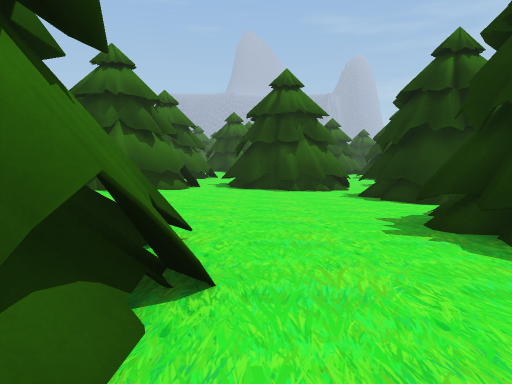
view 1 (above)

19 first-person views from a walk through a scene from a Unity 3-D project. The camera is 1.2 m above the floor, tilts 6° down and sees 75° across. The floor is counted in squares, 2 m on a side. Each view is taken from the middle of a square. On the plan, view 1 faces up. The plan holds only what a view shows up to about 10 squares ahead; the rest is blank. The place goes on beyond the plan. The player is left out. Some animated figures are not drawn.

view 2
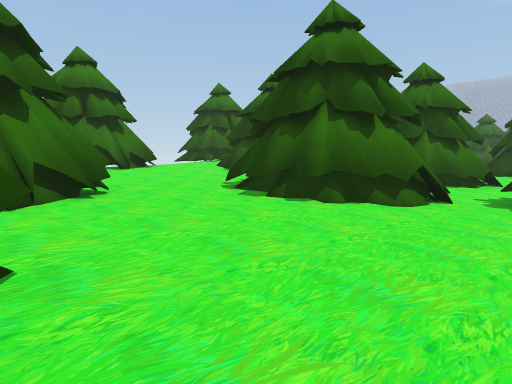

view 3
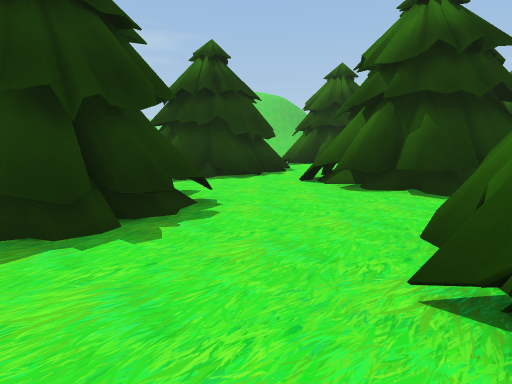

view 4
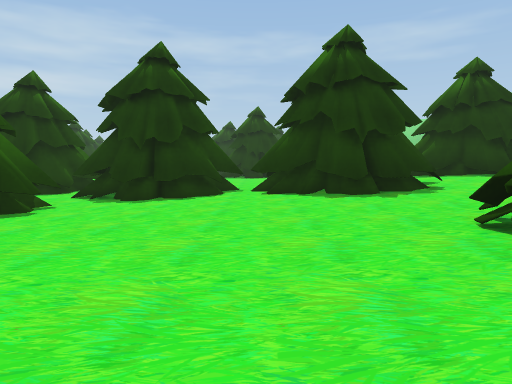

view 5
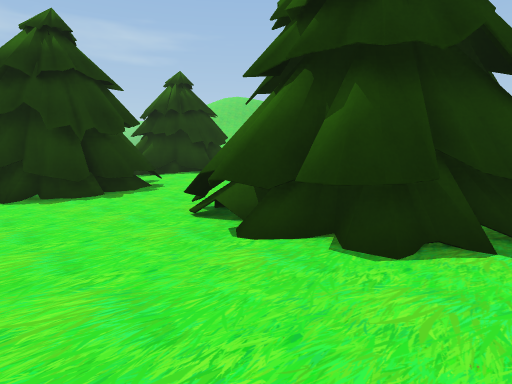

view 6
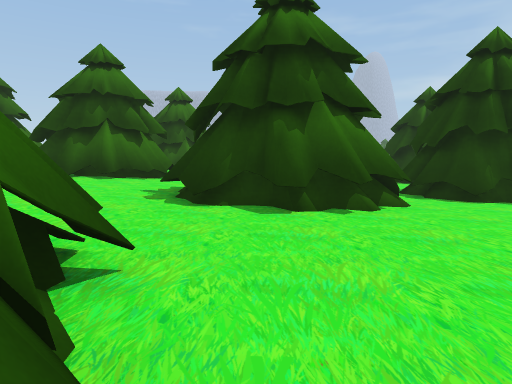

view 7
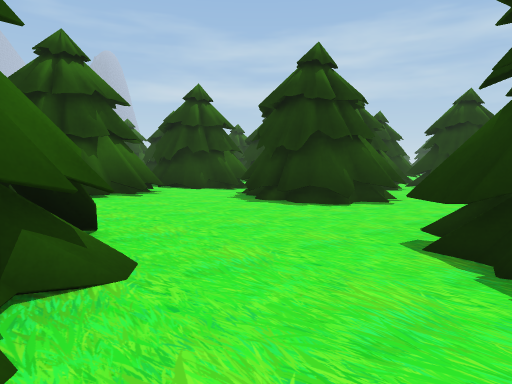

view 8
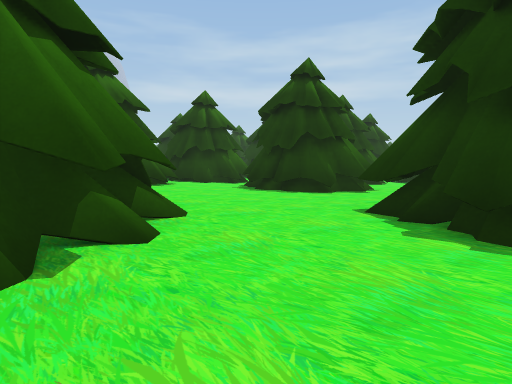

view 9
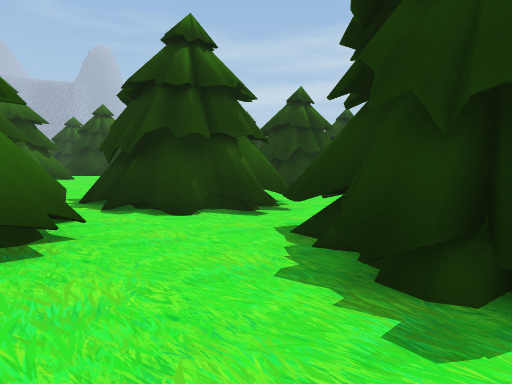

view 10
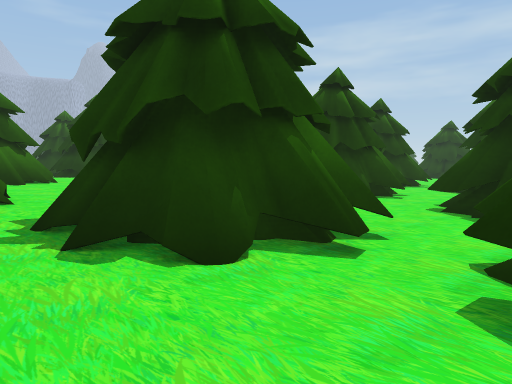

view 11
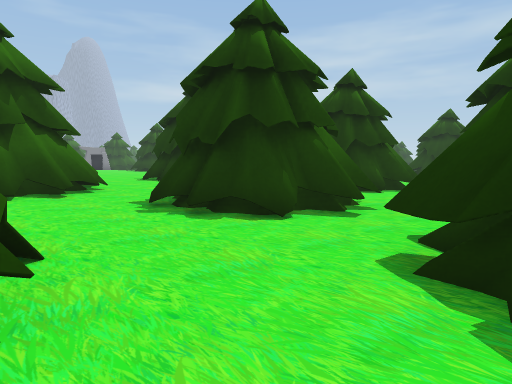

view 12
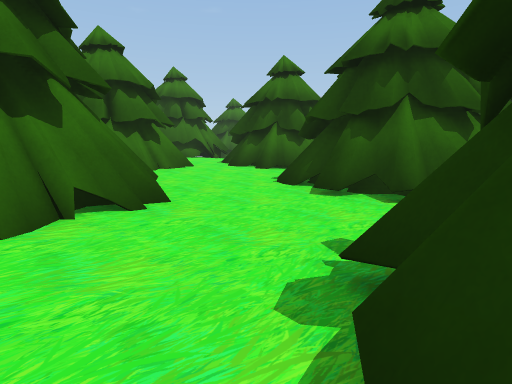

view 13
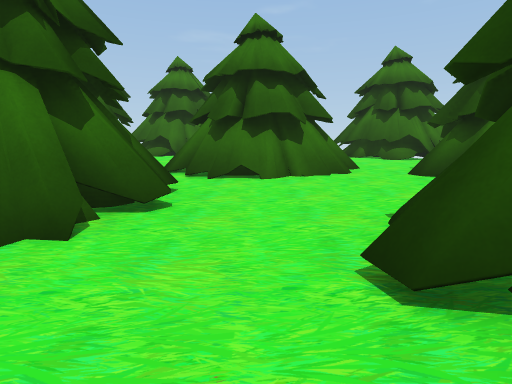

view 14
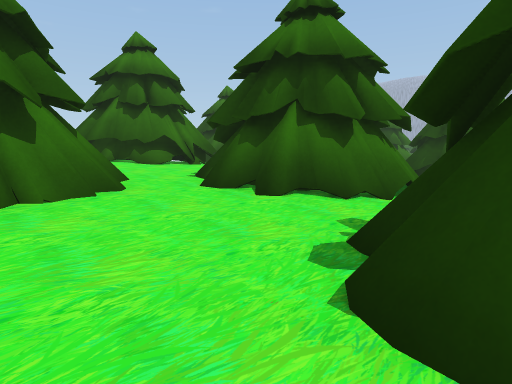

view 15
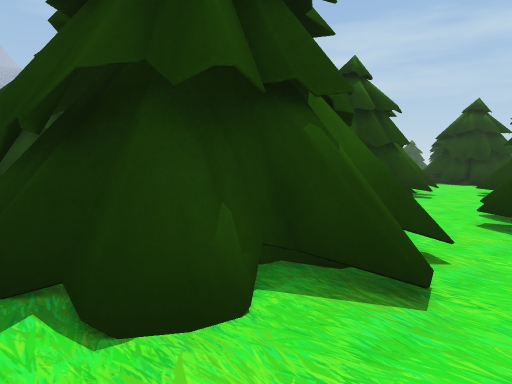

view 16
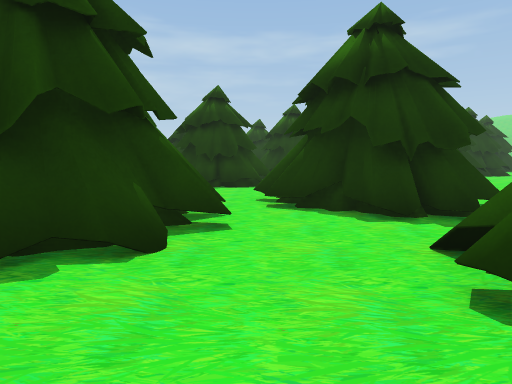

view 17
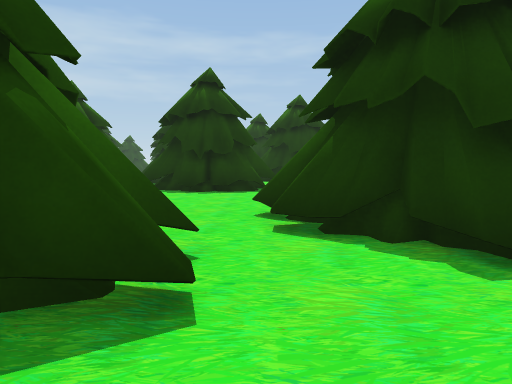

view 18
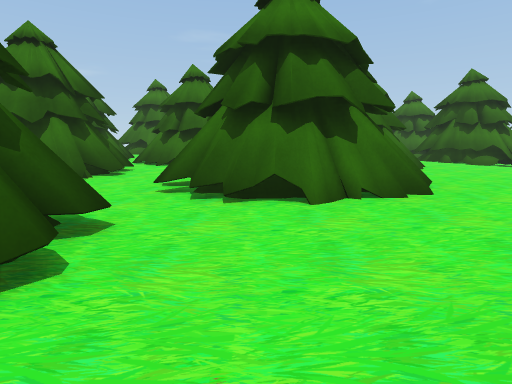

view 19
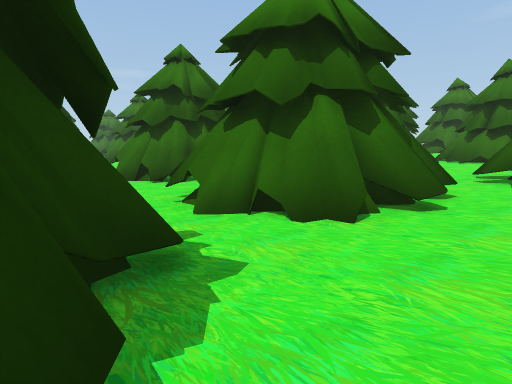

### Floor plan
Key: @ floor where view 1 was taken; # wall or solid block; x gap in a wall; . main floor; : floor 0.25 m higher than the main floor; - floor 0.25 m lower than the main floor; + floor 0.5 m higher than the main floor; _ floor 0.5 m lower than the main floor; * floor 0.75 m higher than the main floor; < floor 0.75 m lower than the main floor; % floor 1 m higher than the main floor; / step, stairs or slope; = window, fence, low wall or low ledge; T thing the floor can be seen under or through.
Columns run from 11 left of view 1 to 13 right of it. Each row starts with its distance up from view 1.
 20 ##%%####:  #..##    __##
 19 #/%%%##/####..### --__##
 18    %%*++####...--//___<##
 17     ##++:##/..---##
 16     ##=::...###-###
 15     ##+##/..#######
 14      ++###..####=##
 13      +T###...##=
 12   #  TT###..##=
 11   ###T+/...######
 10    ##++###x#######
  9    %*+####.######
  8  #%**+####....##
  7  #%**+###:....##
  6 ##%**+++:::...##
  5 ##%*###+::::..##.
  4 %%%####++:::::###
  3 %%%#   +###::##
  2        ####++##
  1           #++++++
  0            @+***##
 -1            ###*##
 -2             #####

Where each view was taken, in squares from view 1:
view 1: 0 up, 0 right, facing up
view 2: 3 up, 0 right, facing up-left
view 3: 4 up, 1 left, facing down-right
view 4: 5 up, 4 left, facing right
view 5: 5 up, 4 left, facing down-right
view 6: 3 up, 4 left, facing up
view 7: 4 up, 10 left, facing up-right
view 8: 3 up, 11 left, facing up-right
view 9: 8 up, 7 left, facing up-right
view 10: 10 up, 6 left, facing up-right
view 11: 11 up, 2 left, facing up-right
view 12: 13 up, 1 right, facing up-left
view 13: 16 up, 0 right, facing left
view 14: 16 up, 2 left, facing up-left
view 15: 16 up, 3 left, facing up-right
view 16: 18 up, 1 right, facing right
view 17: 18 up, 3 right, facing right
view 18: 18 up, 4 right, facing left
view 19: 18 up, 6 right, facing down-left
